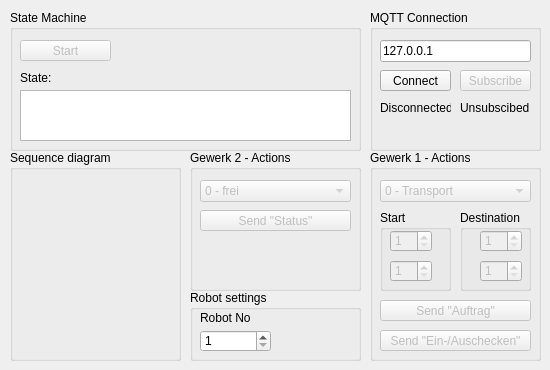
<?xml version="1.0" encoding="UTF-8"?>
<ui version="4.0">
 <class>DummyWindowGW2</class>
 <widget class="QWidget" name="DummyWindowGW2">
  <property name="geometry">
   <rect>
    <x>0</x>
    <y>0</y>
    <width>550</width>
    <height>370</height>
   </rect>
  </property>
  <property name="windowTitle">
   <string>Form</string>
  </property>
  <widget class="QGroupBox" name="groupBox_2">
   <property name="geometry">
    <rect>
     <x>370</x>
     <y>10</y>
     <width>171</width>
     <height>141</height>
    </rect>
   </property>
   <property name="title">
    <string>MQTT Connection</string>
   </property>
   <widget class="QLineEdit" name="lineEdit">
    <property name="geometry">
     <rect>
      <x>10</x>
      <y>30</y>
      <width>151</width>
      <height>22</height>
     </rect>
    </property>
    <property name="text">
     <string>127.0.0.1</string>
    </property>
   </widget>
   <widget class="QPushButton" name="pushButton">
    <property name="enabled">
     <bool>true</bool>
    </property>
    <property name="geometry">
     <rect>
      <x>10</x>
      <y>60</y>
      <width>71</width>
      <height>21</height>
     </rect>
    </property>
    <property name="text">
     <string>Connect</string>
    </property>
   </widget>
   <widget class="QLabel" name="label">
    <property name="geometry">
     <rect>
      <x>10</x>
      <y>90</y>
      <width>71</width>
      <height>16</height>
     </rect>
    </property>
    <property name="text">
     <string>Disconnected</string>
    </property>
   </widget>
   <widget class="QPushButton" name="pushButton_3">
    <property name="enabled">
     <bool>false</bool>
    </property>
    <property name="geometry">
     <rect>
      <x>90</x>
      <y>60</y>
      <width>71</width>
      <height>21</height>
     </rect>
    </property>
    <property name="text">
     <string>Subscribe</string>
    </property>
   </widget>
   <widget class="QLabel" name="label_2">
    <property name="geometry">
     <rect>
      <x>90</x>
      <y>90</y>
      <width>71</width>
      <height>16</height>
     </rect>
    </property>
    <property name="text">
     <string>Unsubscibed</string>
    </property>
   </widget>
  </widget>
  <widget class="QGroupBox" name="groupBox_3">
   <property name="geometry">
    <rect>
     <x>10</x>
     <y>10</y>
     <width>351</width>
     <height>141</height>
    </rect>
   </property>
   <property name="title">
    <string>State Machine</string>
   </property>
   <widget class="QPushButton" name="pushButton_2">
    <property name="enabled">
     <bool>false</bool>
    </property>
    <property name="geometry">
     <rect>
      <x>10</x>
      <y>30</y>
      <width>91</width>
      <height>21</height>
     </rect>
    </property>
    <property name="text">
     <string>Start</string>
    </property>
   </widget>
   <widget class="QLabel" name="label_3">
    <property name="geometry">
     <rect>
      <x>10</x>
      <y>60</y>
      <width>151</width>
      <height>16</height>
     </rect>
    </property>
    <property name="text">
     <string>State:</string>
    </property>
   </widget>
   <widget class="QPlainTextEdit" name="plainTextEdit">
    <property name="geometry">
     <rect>
      <x>10</x>
      <y>80</y>
      <width>331</width>
      <height>51</height>
     </rect>
    </property>
    <property name="plainText">
     <string/>
    </property>
   </widget>
  </widget>
  <widget class="QGroupBox" name="groupBox">
   <property name="geometry">
    <rect>
     <x>370</x>
     <y>150</y>
     <width>171</width>
     <height>211</height>
    </rect>
   </property>
   <property name="title">
    <string>Gewerk 1 - Actions</string>
   </property>
   <widget class="QComboBox" name="comboBox">
    <property name="enabled">
     <bool>false</bool>
    </property>
    <property name="geometry">
     <rect>
      <x>10</x>
      <y>30</y>
      <width>151</width>
      <height>22</height>
     </rect>
    </property>
    <item>
     <property name="text">
      <string>0 - Transport</string>
     </property>
    </item>
    <item>
     <property name="text">
      <string>1 - Laden</string>
     </property>
    </item>
    <item>
     <property name="text">
      <string>2 - Wartung</string>
     </property>
    </item>
    <item>
     <property name="text">
      <string>3 - Pause</string>
     </property>
    </item>
   </widget>
   <widget class="QPushButton" name="pushButton_4">
    <property name="enabled">
     <bool>false</bool>
    </property>
    <property name="geometry">
     <rect>
      <x>10</x>
      <y>150</y>
      <width>151</width>
      <height>21</height>
     </rect>
    </property>
    <property name="text">
     <string>Send &quot;Auftrag&quot;</string>
    </property>
   </widget>
   <widget class="QGroupBox" name="groupBox_6">
    <property name="geometry">
     <rect>
      <x>10</x>
      <y>60</y>
      <width>71</width>
      <height>81</height>
     </rect>
    </property>
    <property name="title">
     <string>Start</string>
    </property>
    <widget class="QSpinBox" name="spinBox_2">
     <property name="enabled">
      <bool>false</bool>
     </property>
     <property name="geometry">
      <rect>
       <x>10</x>
       <y>50</y>
       <width>42</width>
       <height>22</height>
      </rect>
     </property>
     <property name="minimum">
      <number>1</number>
     </property>
     <property name="maximum">
      <number>3</number>
     </property>
    </widget>
    <widget class="QSpinBox" name="spinBox">
     <property name="enabled">
      <bool>false</bool>
     </property>
     <property name="geometry">
      <rect>
       <x>10</x>
       <y>20</y>
       <width>42</width>
       <height>22</height>
      </rect>
     </property>
     <property name="minimum">
      <number>1</number>
     </property>
     <property name="maximum">
      <number>10</number>
     </property>
    </widget>
   </widget>
   <widget class="QGroupBox" name="groupBox_7">
    <property name="geometry">
     <rect>
      <x>90</x>
      <y>60</y>
      <width>71</width>
      <height>81</height>
     </rect>
    </property>
    <property name="title">
     <string>Destination</string>
    </property>
    <widget class="QSpinBox" name="spinBox_4">
     <property name="enabled">
      <bool>false</bool>
     </property>
     <property name="geometry">
      <rect>
       <x>20</x>
       <y>50</y>
       <width>42</width>
       <height>22</height>
      </rect>
     </property>
     <property name="minimum">
      <number>1</number>
     </property>
     <property name="maximum">
      <number>3</number>
     </property>
    </widget>
    <widget class="QSpinBox" name="spinBox_3">
     <property name="enabled">
      <bool>false</bool>
     </property>
     <property name="geometry">
      <rect>
       <x>20</x>
       <y>20</y>
       <width>42</width>
       <height>22</height>
      </rect>
     </property>
     <property name="minimum">
      <number>1</number>
     </property>
     <property name="maximum">
      <number>10</number>
     </property>
    </widget>
   </widget>
   <widget class="QPushButton" name="pushButton_5">
    <property name="enabled">
     <bool>false</bool>
    </property>
    <property name="geometry">
     <rect>
      <x>10</x>
      <y>180</y>
      <width>151</width>
      <height>21</height>
     </rect>
    </property>
    <property name="text">
     <string>Send &quot;Ein-/Auschecken&quot;</string>
    </property>
   </widget>
  </widget>
  <widget class="QGroupBox" name="groupBox_4">
   <property name="geometry">
    <rect>
     <x>190</x>
     <y>150</y>
     <width>171</width>
     <height>141</height>
    </rect>
   </property>
   <property name="title">
    <string>Gewerk 2 - Actions</string>
   </property>
   <widget class="QComboBox" name="comboBox_2">
    <property name="enabled">
     <bool>false</bool>
    </property>
    <property name="geometry">
     <rect>
      <x>10</x>
      <y>30</y>
      <width>151</width>
      <height>22</height>
     </rect>
    </property>
    <item>
     <property name="text">
      <string>0 - frei</string>
     </property>
    </item>
    <item>
     <property name="text">
      <string>1 - belegt</string>
     </property>
    </item>
    <item>
     <property name="text">
      <string>2 - reserviert</string>
     </property>
    </item>
    <item>
     <property name="text">
      <string>3 - inaktiv</string>
     </property>
    </item>
    <item>
     <property name="text">
      <string>4 - Fehler</string>
     </property>
    </item>
    <item>
     <property name="text">
      <string>5 - bereit zum Laden</string>
     </property>
    </item>
    <item>
     <property name="text">
      <string>6 - bereit zum Lesen</string>
     </property>
    </item>
    <item>
     <property name="text">
      <string>7 - laden</string>
     </property>
    </item>
    <item>
     <property name="text">
      <string>8 - verbunden</string>
     </property>
    </item>
   </widget>
   <widget class="QPushButton" name="pushButton_6">
    <property name="enabled">
     <bool>false</bool>
    </property>
    <property name="geometry">
     <rect>
      <x>10</x>
      <y>60</y>
      <width>151</width>
      <height>21</height>
     </rect>
    </property>
    <property name="text">
     <string>Send &quot;Status&quot;</string>
    </property>
   </widget>
  </widget>
  <widget class="QGroupBox" name="groupBox_8">
   <property name="geometry">
    <rect>
     <x>190</x>
     <y>290</y>
     <width>171</width>
     <height>71</height>
    </rect>
   </property>
   <property name="title">
    <string>Robot settings</string>
   </property>
   <widget class="QLabel" name="label_6">
    <property name="geometry">
     <rect>
      <x>10</x>
      <y>20</y>
      <width>51</width>
      <height>16</height>
     </rect>
    </property>
    <property name="text">
     <string>Robot No.:</string>
    </property>
    <property name="alignment">
     <set>Qt::AlignLeading|Qt::AlignLeft|Qt::AlignVCenter</set>
    </property>
   </widget>
   <widget class="QSpinBox" name="spinBox_5">
    <property name="geometry">
     <rect>
      <x>10</x>
      <y>40</y>
      <width>71</width>
      <height>22</height>
     </rect>
    </property>
    <property name="minimum">
     <number>1</number>
    </property>
    <property name="maximum">
     <number>8</number>
    </property>
   </widget>
  </widget>
  <widget class="QGroupBox" name="groupBox_5">
   <property name="geometry">
    <rect>
     <x>10</x>
     <y>150</y>
     <width>171</width>
     <height>211</height>
    </rect>
   </property>
   <property name="title">
    <string>Sequence diagram</string>
   </property>
   <widget class="QLabel" name="label_4">
    <property name="geometry">
     <rect>
      <x>10</x>
      <y>20</y>
      <width>141</width>
      <height>181</height>
     </rect>
    </property>
    <property name="text">
     <string/>
    </property>
    <property name="pixmap">
     <pixmap>../../Desktop/gw2_sqd.jpg</pixmap>
    </property>
    <property name="scaledContents">
     <bool>true</bool>
    </property>
   </widget>
  </widget>
 </widget>
 <resources/>
 <connections/>
</ui>
